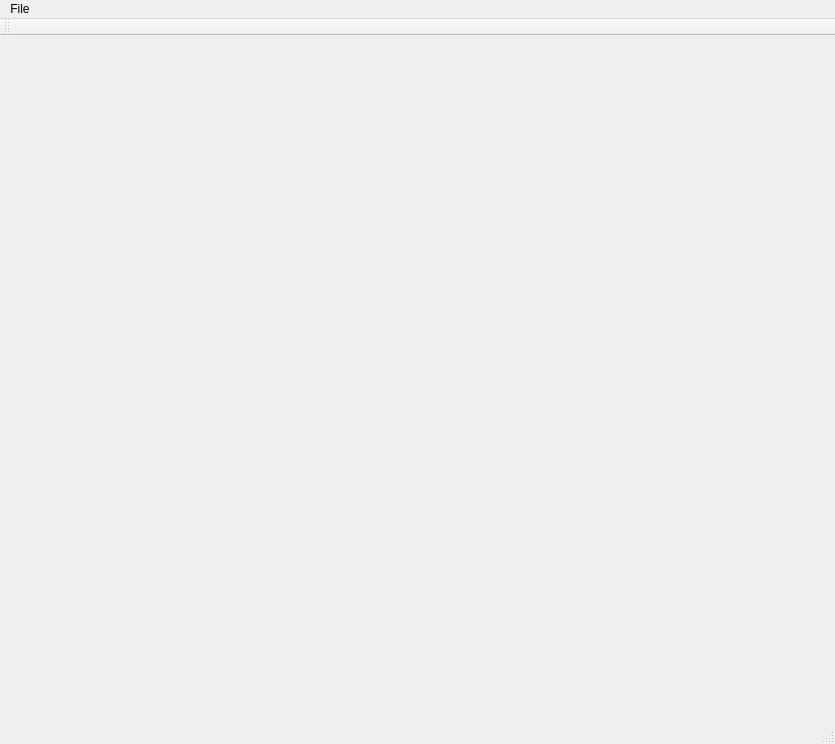
<?xml version="1.0" encoding="UTF-8"?>
<ui version="4.0">
 <class>MainWindowClass</class>
 <widget class="QMainWindow" name="MainWindowClass">
  <property name="geometry">
   <rect>
    <x>0</x>
    <y>0</y>
    <width>835</width>
    <height>744</height>
   </rect>
  </property>
  <property name="windowTitle">
   <string>Map Annotation</string>
  </property>
  <widget class="QWidget" name="centralWidget"/>
  <widget class="QMenuBar" name="menuBar">
   <property name="geometry">
    <rect>
     <x>0</x>
     <y>0</y>
     <width>835</width>
     <height>21</height>
    </rect>
   </property>
   <widget class="QMenu" name="menuFile">
    <property name="title">
     <string>File</string>
    </property>
    <addaction name="actionOpenXML"/>
    <addaction name="actionSaveXML"/>
    <addaction name="separator"/>
    <addaction name="actionOpenImage"/>
    <addaction name="actionOpenOSM"/>
    <addaction name="separator"/>
    <addaction name="actionExit"/>
   </widget>
   <addaction name="menuFile"/>
  </widget>
  <widget class="QToolBar" name="mainToolBar">
   <attribute name="toolBarArea">
    <enum>TopToolBarArea</enum>
   </attribute>
   <attribute name="toolBarBreak">
    <bool>false</bool>
   </attribute>
  </widget>
  <widget class="QStatusBar" name="statusBar"/>
  <action name="actionExit">
   <property name="text">
    <string>Exit</string>
   </property>
  </action>
  <action name="actionOpenImage">
   <property name="text">
    <string>Open Image</string>
   </property>
  </action>
  <action name="actionOpenXML">
   <property name="text">
    <string>Open XML</string>
   </property>
   <property name="shortcut">
    <string>Ctrl+O</string>
   </property>
  </action>
  <action name="actionSaveXML">
   <property name="text">
    <string>Save XML</string>
   </property>
   <property name="shortcut">
    <string>Ctrl+S</string>
   </property>
  </action>
  <action name="actionOpenOSM">
   <property name="text">
    <string>Open OSM</string>
   </property>
  </action>
 </widget>
 <layoutdefault spacing="6" margin="11"/>
 <resources>
  <include location="MainWindow.qrc"/>
 </resources>
 <connections/>
</ui>
